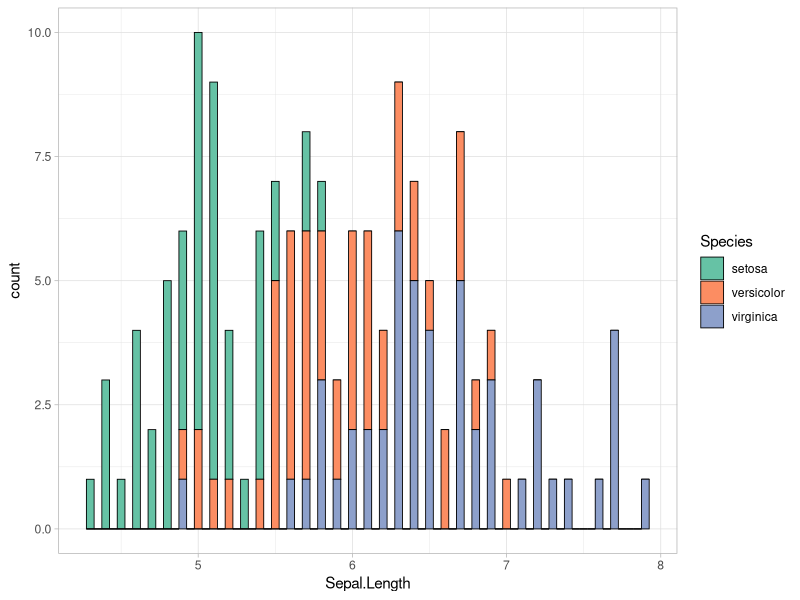
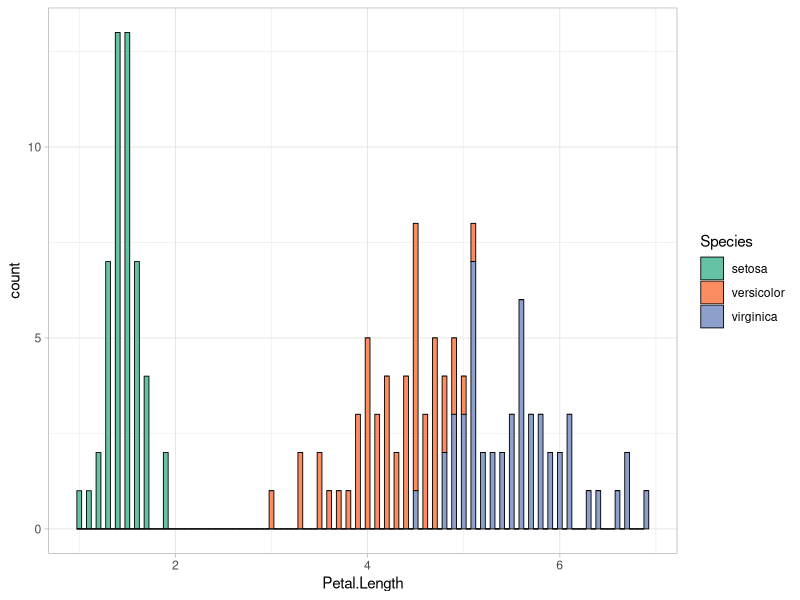

These charts were generated, in order, by the following R code: (Note: this script raises an error after producing the figures.)
## ------------------------------------------------------------------------
str(iris)

## ------------------------------------------------------------------------
#iris$Species <- as.character(iris$Species)
table(iris$Species)

## ------------------------------------------------------------------------
summary(iris[iris$Species=="setosa",])
summary(iris[iris$Species=="versicolor",])
summary(iris[iris$Species=="virginica",])

## ------------------------------------------------------------------------


## ----fig.height = 6, fig.width = 6---------------------------------------
library(ggplot2)
p   <- "Set2"
sfb <- scale_fill_brewer(palette=p)
t   <- theme_light()
p1 <- ggplot(iris, aes(x=Sepal.Length, fill=Species)) + geom_histogram(color="black",size=0.3,binwidth=0.05) + sfb + t
p2 <- ggplot(iris, aes(x=Petal.Length, fill=Species)) + geom_histogram(color="black",size=0.3,binwidth=0.05) + sfb + t
grid.arrange(p1, p2, ncol=1)

## ----fig.height = 6, fig.width = 6---------------------------------------
require(gridExtra)
p1 <- ggplot(iris, aes(x=Species,y=Sepal.Length,fill=Species))  + geom_boxplot(color="black",size=0.3,show.legend = FALSE) + sfb + t
p2 <- ggplot(iris, aes(x=Species,y=Sepal.Width, fill=Species))  + geom_boxplot(color="black",size=0.3,show.legend = FALSE) + sfb + t
p3 <- ggplot(iris, aes(x=Species,y=Petal.Length, fill=Species)) + geom_boxplot(color="black",size=0.3,show.legend = FALSE) + sfb + t
p4 <- ggplot(iris, aes(x=Species,y=Petal.Width, fill=Species))  + geom_boxplot(color="black",size=0.3,show.legend = FALSE) + sfb + t
grid.arrange(p1, p2, p3, p4, ncol=2)

## ----fig.height = 8, fig.width = 6---------------------------------------
scb = scale_color_brewer(palette=pal)
p1 <- ggplot(iris,aes(x=Sepal.Length,y=Sepal.Width)) + geom_point(aes(color=Species),size=2) + scb + t
p2 <- ggplot(iris,aes(x=Petal.Length,y=Petal.Width)) + geom_point(aes(color=Species),size=2) + scb + t
grid.arrange(p1, p2, ncol=1)

## ------------------------------------------------------------------------
set.seed(1234)

## ------------------------------------------------------------------------
I <- sample(c(0,1), nrow(iris), replace=TRUE, prob=c(2/3, 1/3))
prop.table(table(I))

## ------------------------------------------------------------------------
iris.train        <- iris[I==0,1:4]
iris.train_full   <- iris[I==0,]
iris.train_labels <- iris[I==0,5]
iris.test         <- iris[I==1,1:4]
iris.test_full    <- iris[I==1,]
iris.test_labels  <- iris[I==1,5]

## ------------------------------------------------------------------------
library(class)
iris_knn <- knn(train=iris.train, test=iris.test, cl=iris.train_labels, k=3)
iris_knn

## ------------------------------------------------------------------------
comp <- data.frame(iris_knn,data.frame(iris.test_labels))
names(comp) <- c("kNN predicted Species","Correct Species")
count <- 0
j <- 1
err <- 0
for(i in 1:length(comp[,1])){
  if (comp[i,1]==comp[i,2]){
    count = count + 1
    }else{
      err[j] <- i
      j <- j+1
    }
}
print(paste(count,"out of",length(comp[,1]),"predicted correctly! This is",100*count/length(comp[,1]), "percent correct."))

## ------------------------------------------------------------------------
comp[err,]

## ------------------------------------------------------------------------
library(gmodels)
CrossTable(x=iris.test_labels, y=iris_knn, prop.chisq = FALSE)

## ------------------------------------------------------------------------
# Import the random forest package
library(randomForest)
# Compute the training
iris_randomforest <- randomForest(Species~ . , data=iris.train_full, ntree=100, mtry=2, importance=TRUE,proximity=TRUE)
iris_randomforest

## ----fig.height = 2.5, fig.width = 6-------------------------------------
imp <- varImpPlot(iris_randomforest)
graphics.off()
imp <- data.frame(imp)
p1 <- ggplot(imp,aes(y=row.names(imp),x=MeanDecreaseAccuracy)) + geom_point() + t + xlab("Mean accuracy loss [%]") + ylab(NULL)
p2 <- ggplot(imp,aes(y=row.names(imp),x=MeanDecreaseGini)) + geom_point() + t + xlab("Mean Gini impurity decrease [%]") + ylab(NULL)
grid.arrange(p1, p2, ncol=2)

## ------------------------------------------------------------------------
prediction <- predict(iris_randomforest,iris.test_full)
table(observed=iris.test_labels, predicted=prediction)
